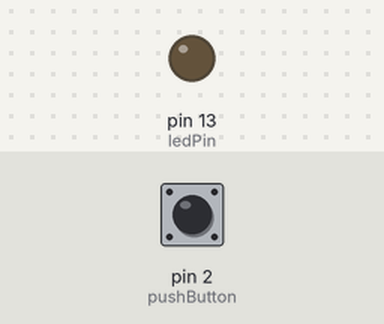
Bench run of a sketch on a simulated Arduino Uno, built with avr-gcc and run on an emulated ATmega328P. Parts: output pins drawn as LEDs (lit = HIGH). The inputs (shaded band) are chosen by the test bench; at power-on: pin 2 (pushButton) HIGH. What the sketch prints to the serial monitor is not drawn.

Above: at 1.2 s.
1.3 s: pin 2 (pushButton) pulled LOW for 0.15 s
At 2.5 s:
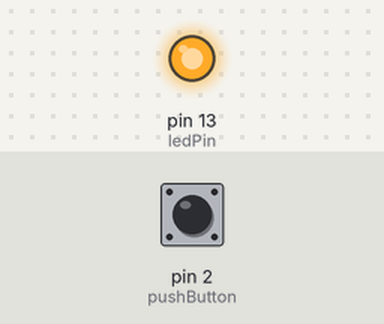
3.0 s: pin 2 (pushButton) pulled LOW for 1 s
At 5.0 s:
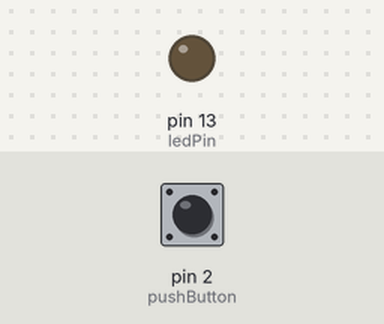
5.5 s: pin 2 (pushButton) pulled LOW for 3.2 s
At 9.7 s:
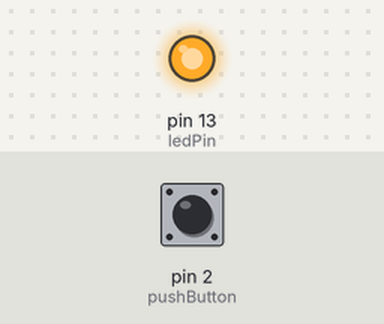
Timing chart, 0 to 11.2 s (numbered marks = the images above; inputs shaded):
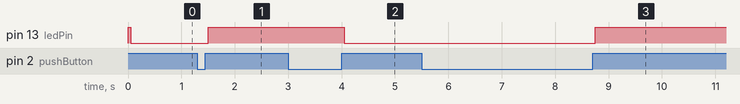

Measured:
- after the input at 1.3 s, pin 13 (ledPin): LOW → HIGH after 0.21 s
- after the input at 3.0 s, pin 13 (ledPin): HIGH → LOW after 1.1 s
- after the input at 5.5 s, pin 13 (ledPin): LOW → HIGH after 3.3 s

The sketch:

example2-pushbutton_counter.ino
```cpp
const int pushButton = 2, ledPin = 13;
int buttonState = 0;

int ledState = 1;
int lastButtonState = 0;
int counter = 0;

unsigned long lastDebounceTime = 0;
unsigned long debounceDelay = 50;

void setup () {
  pinMode(pushButton, INPUT_PULLUP);
  pinMode(ledPin, OUTPUT);
  digitalWrite(ledPin, ledState);
  Serial.begin(9600);
}

void loop () {
  int reading = digitalRead(pushButton);
  if (reading != lastButtonState) {
    lastDebounceTime = millis();
  }

  if ((millis() - lastDebounceTime) > debounceDelay) {
    if (reading != buttonState) {
      buttonState = reading;
      if (buttonState == HIGH) {
        ledState = !ledState;
        counter++;
      }
    }
  }

  digitalWrite(ledPin, ledState);
  lastButtonState = reading;
  Serial.println(counter);
}
```
